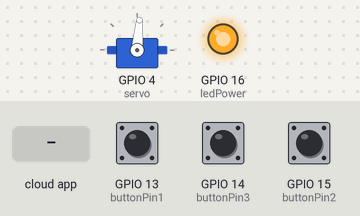
The sketch below on a simulated ESP8266 (NodeMCU). Shown: servo, output pins drawn as LEDs (lit = HIGH). Dashed ring = blinking. The inputs (shaded band) are chosen by the test bench; at power-on: GPIO 13 (buttonPin1) LOW, GPIO 14 (buttonPin3) LOW, GPIO 15 (buttonPin2) LOW. WiFi joins after 1.5 s; servers stay silent unless stated; the Firebase database answers and starts empty; what the sketch prints to the serial monitor is not drawn.

Above: at 4.2 s.
4.3 s: the phone or cloud app sets smStatus to 1
At 5.57 s:
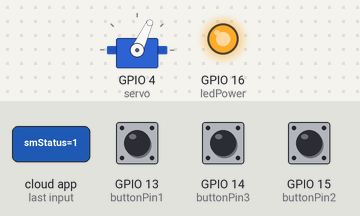
7.3 s: the phone or cloud app sets capsule to 1
At 7.76 s:
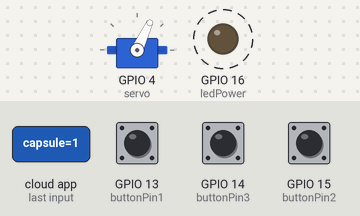
10.3 s: the phone or cloud app sets capsule to 0
At 10.41 s:
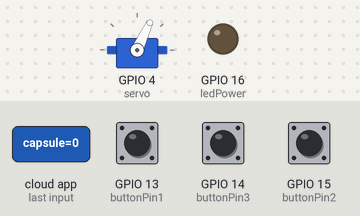
13.3 s: the phone or cloud app sets smStatus to 0
At 14.1 s:
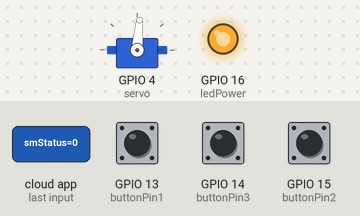
Timing chart, 0 to 15.9 s (numbered marks = the images above; inputs shaded):
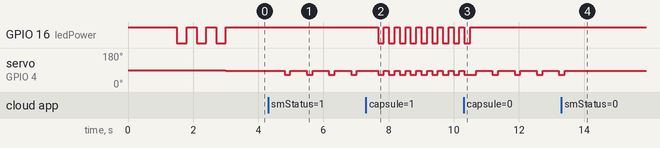

Measured:
- after the input at 4.3 s, servo on GPIO 4 (servo): alternates 85° for 0.50 s and 65° for 0.18 s, starting after 0.50 s
- after the input at 7.3 s, GPIO 16 (ledPower): alternates HIGH for 0.15 s and LOW for 0.18 s, starting after 0.38 s; servo on GPIO 4 (servo): alternates 85° for 0.15 s and 65° for 0.18 s, starting after 0.38 s
- after the input at 10.3 s, GPIO 16 (ledPower): goes on until 10.5 s, then stays HIGH
- after the input at 13.3 s, servo on GPIO 4 (servo): goes on until 13.4 s, then stays 85°

The sketch:

esp8266.ino
```cpp
#include <FirebaseArduino.h>
#include <ESP8266WiFi.h>
#include <Servo.h>
#define WIFI_SSID "[NAME_HERE]"
#define WIFI_PASSWORD "******"

#define FIREBASE_HOST "FIREBASE_HOST_HERE"
#define FIREBASE_AUTH "FIREBASE_AUTH_HERE"
Servo servo;

int ledPower = 16;
int turn_on = 0;
int turn_off = 1;

const int buttonPin1 = 13;
const int buttonPin2 = 15;
const int buttonPin3 = 14;

int buttonState1 = 0;
int buttonState2 = 0;
int buttonState3 = 0;

int lastbuttonState1 = 0;
int lastbuttonState2 = 0;
int lastbuttonState3 = 0;
int lastsmStatus = 0;
int R = 0;

void setup()
{
  pinMode(buttonPin1, INPUT);
  pinMode(buttonPin2, INPUT);
  pinMode(buttonPin3, INPUT);

  servo.attach(4);
  pinMode(ledPower,OUTPUT);
  digitalWrite(ledPower, turn_off);

  Serial.begin(9600);
  WiFi.begin(WIFI_SSID,WIFI_PASSWORD);

  Serial.print("connecting");
  while(WiFi.status() != WL_CONNECTED){Serial.print(".");delay(500);}

  Serial.println();
  Serial.print("connected");
  Serial.println(WiFi.localIP());

  Firebase.begin(FIREBASE_HOST, FIREBASE_AUTH);
  digitalWrite(ledPower,turn_on);
  delay(300);
  digitalWrite(ledPower,turn_off);
  delay(300);
  digitalWrite(ledPower,turn_on);
  delay(300);
  digitalWrite(ledPower,turn_off);
  delay(300);
  digitalWrite(ledPower,turn_on);
  delay(300);
  digitalWrite(ledPower,turn_off);
      servo.write(85) ;

}

void loop()
{
  int smStatus = Firebase.getInt("smStatus");
  int capsule = Firebase.getInt("capsule");
  int switch1 = Firebase.getInt("switch");
  buttonState1 = digitalRead(buttonPin1);
  buttonState2 = digitalRead(buttonPin2);
  buttonState3 = digitalRead(buttonPin3);

  if(capsule == 0 );
  else
  {
    while(capsule != 0)
    { capsule = Firebase.getInt("capsule");
      delay(capsule);
      servo.write(65);
      digitalWrite(ledPower,turn_on);
      delay(180);
      servo.write(85) ;
      digitalWrite(ledPower,turn_off);
     if(capsule == 0 )
     {
         servo.write(85) ;break;
     }
    }
  }
  if(smStatus != lastsmStatus)
  {
    if(smStatus == 1)
    {
       servo.write(65);
       delay(180);servo.write(85);
       Serial.println("fdkjdskhgkjdfhskgj");

    }
    else;
    delay(50);
  }
  lastsmStatus == smStatus;


}
```
